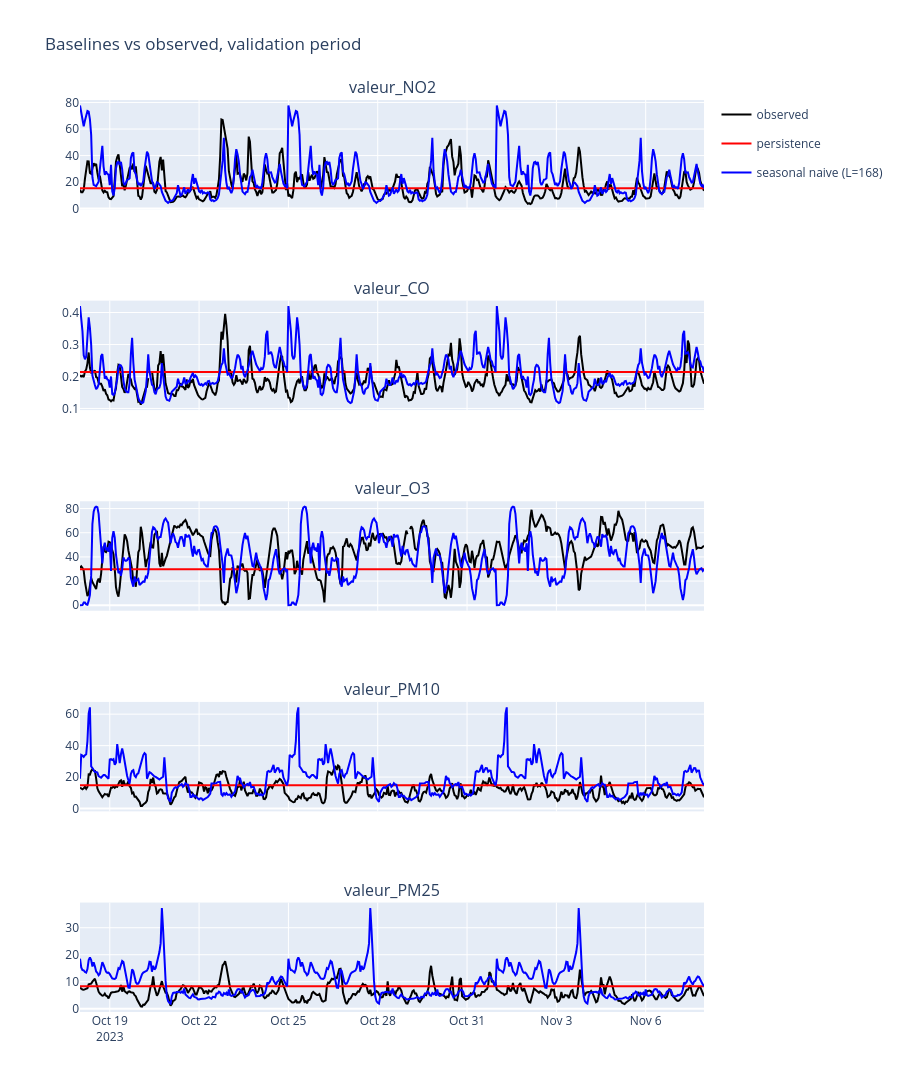

Source (notebook cell):
### Code cell
# observed vs baselines on the validation period

from plotly.subplots import make_subplots
import plotly.graph_objects as go

fig = make_subplots(rows=len(pollutants), cols=1, shared_xaxes=True, subplot_titles=pollutants)
for i, col in enumerate(pollutants, start=1):
    fig.add_trace(go.Scatter(x=val.index, y=val[col], name="observed", line=dict(color="black"), legendgroup="observed", showlegend=(i == 1)), row=i, col=1)
    fig.add_trace(go.Scatter(x=val.index, y=pred_persist[col], name="persistence", line=dict(color="red"), legendgroup="persistence", showlegend=(i == 1)), row=i, col=1)
    fig.add_trace(go.Scatter(x=val.index, y=pred_snaive[col], name="seasonal naive (L=168)", line=dict(color="blue"), legendgroup="snaive", showlegend=(i == 1)), row=i, col=1)
fig.update_layout(title="Baselines vs observed, validation period", height=1100)
fig.show()

### Figure 1 — Plotly figure (JSON) as saved in the notebook; plotly's stock layout.template omitted (floating-point values rounded to 4 significant figures; data arrays with more than 128 entries replaced by an {"elided": "..."} marker saying what was removed)
{"data": [{"legendgroup": "observed", "line": {"color": "black"}, "name": "observed", "showlegend": true, "type": "scatter", "x": {"elided": "504 str values"}, "xaxis": "x", "y": {"elided": "504 float values"}, "yaxis": "y"}, {"legendgroup": "persistence", "line": {"color": "red"}, "name": "persistence", "showlegend": true, "type": "scatter", "x": {"elided": "504 str values"}, "xaxis": "x", "y": {"elided": "504 float values"}, "yaxis": "y"}, {"legendgroup": "snaive", "line": {"color": "blue"}, "name": "seasonal naive (L=168)", "showlegend": true, "type": "scatter", "x": {"elided": "504 str values"}, "xaxis": "x", "y": {"elided": "504 float values"}, "yaxis": "y"}, {"legendgroup": "observed", "line": {"color": "black"}, "name": "observed", "showlegend": false, "type": "scatter", "x": {"elided": "504 str values"}, "xaxis": "x2", "y": {"elided": "504 float values"}, "yaxis": "y2"}, {"legendgroup": "persistence", "line": {"color": "red"}, "name": "persistence", "showlegend": false, "type": "scatter", "x": {"elided": "504 str values"}, "xaxis": "x2", "y": {"elided": "504 float values"}, "yaxis": "y2"}, {"legendgroup": "snaive", "line": {"color": "blue"}, "name": "seasonal naive (L=168)", "showlegend": false, "type": "scatter", "x": {"elided": "504 str values"}, "xaxis": "x2", "y": {"elided": "504 float values"}, "yaxis": "y2"}, {"legendgroup": "observed", "line": {"color": "black"}, "name": "observed", "showlegend": false, "type": "scatter", "x": {"elided": "504 str values"}, "xaxis": "x3", "y": {"elided": "504 float values"}, "yaxis": "y3"}, {"legendgroup": "persistence", "line": {"color": "red"}, "name": "persistence", "showlegend": false, "type": "scatter", "x": {"elided": "504 str values"}, "xaxis": "x3", "y": {"elided": "504 float values"}, "yaxis": "y3"}, {"legendgroup": "snaive", "line": {"color": "blue"}, "name": "seasonal naive (L=168)", "showlegend": false, "type": "scatter", "x": {"elided": "504 str values"}, "xaxis": "x3", "y": {"elided": "504 float values"}, "yaxis": "y3"}, {"legendgroup": "observed", "line": {"color": "black"}, "name": "observed", "showlegend": false, "type": "scatter", "x": {"elided": "504 str values"}, "xaxis": "x4", "y": {"elided": "504 float values"}, "yaxis": "y4"}, {"legendgroup": "persistence", "line": {"color": "red"}, "name": "persistence", "showlegend": false, "type": "scatter", "x": {"elided": "504 str values"}, "xaxis": "x4", "y": {"elided": "504 float values"}, "yaxis": "y4"}, {"legendgroup": "snaive", "line": {"color": "blue"}, "name": "seasonal naive (L=168)", "showlegend": false, "type": "scatter", "x": {"elided": "504 str values"}, "xaxis": "x4", "y": {"elided": "504 float values"}, "yaxis": "y4"}, {"legendgroup": "observed", "line": {"color": "black"}, "name": "observed", "showlegend": false, "type": "scatter", "x": {"elided": "504 str values"}, "xaxis": "x5", "y": {"elided": "504 float values"}, "yaxis": "y5"}, {"legendgroup": "persistence", "line": {"color": "red"}, "name": "persistence", "showlegend": false, "type": "scatter", "x": {"elided": "504 str values"}, "xaxis": "x5", "y": {"elided": "504 float values"}, "yaxis": "y5"}, {"legendgroup": "snaive", "line": {"color": "blue"}, "name": "seasonal naive (L=168)", "showlegend": false, "type": "scatter", "x": {"elided": "504 str values"}, "xaxis": "x5", "y": {"elided": "504 float values"}, "yaxis": "y5"}], "layout": {"annotations": [{"font": {"size": 16}, "showarrow": false, "text": "valeur_NO2", "x": 0.5, "xanchor": "center", "xref": "paper", "y": 1, "yanchor": "bottom", "yref": "paper"}, {"font": {"size": 16}, "showarrow": false, "text": "valeur_CO", "x": 0.5, "xanchor": "center", "xref": "paper", "y": 0.78, "yanchor": "bottom", "yref": "paper"}, {"font": {"size": 16}, "showarrow": false, "text": "valeur_O3", "x": 0.5, "xanchor": "center", "xref": "paper", "y": 0.56, "yanchor": "bottom", "yref": "paper"}, {"font": {"size": 16}, "showarrow": false, "text": "valeur_PM10", "x": 0.5, "xanchor": "center", "xref": "paper", "y": 0.34, "yanchor": "bottom", "yref": "paper"}, {"font": {"size": 16}, "showarrow": false, "text": "valeur_PM25", "x": 0.5, "xanchor": "center", "xref": "paper", "y": 0.12, "yanchor": "bottom", "yref": "paper"}], "height": 1100, "title": {"text": "Baselines vs observed, validation period"}, "xaxis": {"anchor": "y", "domain": [0, 1], "matches": "x5", "showticklabels": false}, "xaxis2": {"anchor": "y2", "domain": [0, 1], "matches": "x5", "showticklabels": false}, "xaxis3": {"anchor": "y3", "domain": [0, 1], "matches": "x5", "showticklabels": false}, "xaxis4": {"anchor": "y4", "domain": [0, 1], "matches": "x5", "showticklabels": false}, "xaxis5": {"anchor": "y5", "domain": [0, 1]}, "yaxis": {"anchor": "x", "domain": [0.88, 1]}, "yaxis2": {"anchor": "x2", "domain": [0.66, 0.78]}, "yaxis3": {"anchor": "x3", "domain": [0.44, 0.56]}, "yaxis4": {"anchor": "x4", "domain": [0.22, 0.34]}, "yaxis5": {"anchor": "x5", "domain": [0, 0.12]}}}
